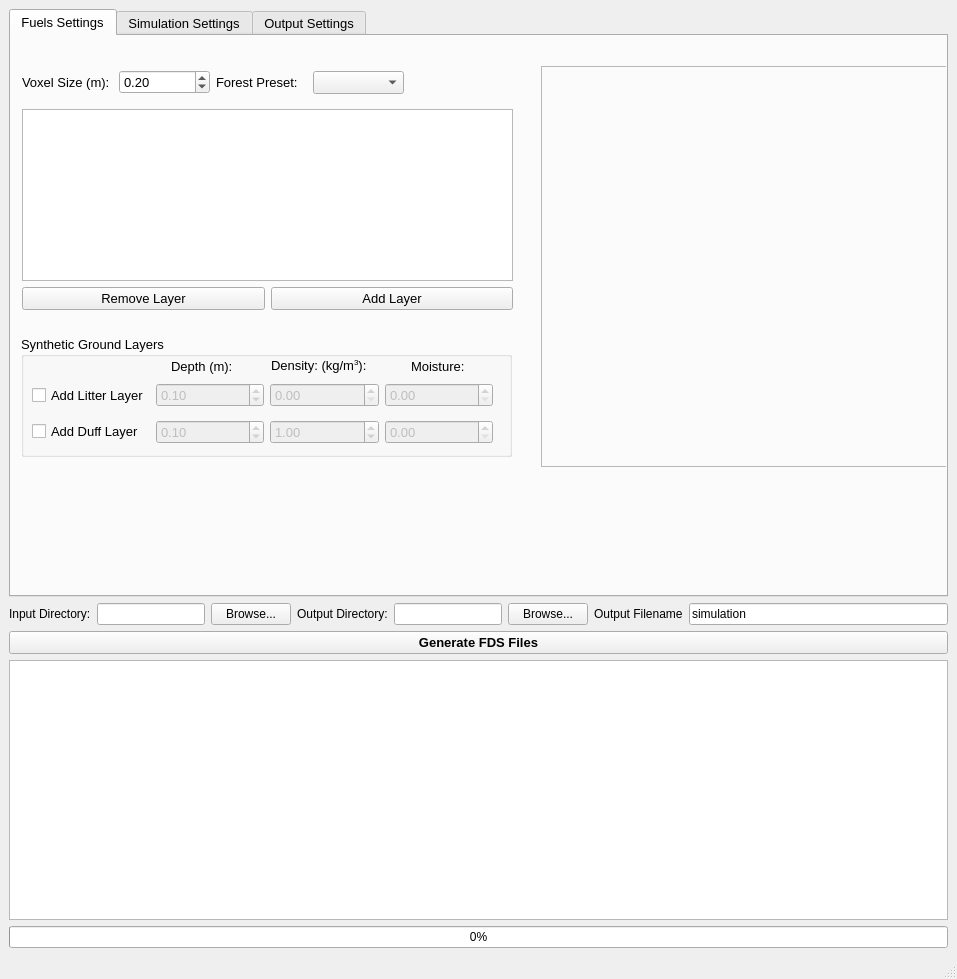
<?xml version="1.0" encoding="UTF-8"?>
<ui version="4.0">
 <class>MainWindow</class>
 <widget class="QMainWindow" name="MainWindow">
  <property name="geometry">
   <rect>
    <x>0</x>
    <y>0</y>
    <width>957</width>
    <height>979</height>
   </rect>
  </property>
  <property name="windowTitle">
   <string>MainWindow</string>
  </property>
  <widget class="QWidget" name="centralwidget">
   <layout class="QVBoxLayout" name="verticalLayout">
    <item>
     <widget class="QTabWidget" name="tabs">
      <property name="font">
       <font>
        <pointsize>10</pointsize>
       </font>
      </property>
      <property name="currentIndex">
       <number>0</number>
      </property>
      <widget class="QWidget" name="tab_fuels">
       <attribute name="title">
        <string>Fuels Settings</string>
       </attribute>
       <widget class="QWidget" name="layoutWidget">
        <property name="geometry">
         <rect>
          <x>11</x>
          <y>73</y>
          <width>491</width>
          <height>201</height>
         </rect>
        </property>
        <layout class="QVBoxLayout" name="verticalLayout_4">
         <item>
          <widget class="QTableWidget" name="table_fuel_layers">
           <property name="cursor" stdset="0">
            <cursorShape>ArrowCursor</cursorShape>
           </property>
          </widget>
         </item>
         <item>
          <layout class="QHBoxLayout" name="horizontalLayout_7">
           <item>
            <widget class="QPushButton" name="btn_remove_layer">
             <property name="cursor">
              <cursorShape>ArrowCursor</cursorShape>
             </property>
             <property name="text">
              <string>Remove Layer</string>
             </property>
            </widget>
           </item>
           <item>
            <widget class="QPushButton" name="btn_add_layer">
             <property name="cursor">
              <cursorShape>ArrowCursor</cursorShape>
             </property>
             <property name="text">
              <string>Add Layer</string>
             </property>
            </widget>
           </item>
          </layout>
         </item>
        </layout>
       </widget>
       <widget class="QGroupBox" name="group_synthetic_layers">
        <property name="geometry">
         <rect>
          <x>10</x>
          <y>300</y>
          <width>491</width>
          <height>121</height>
         </rect>
        </property>
        <property name="title">
         <string>Synthetic Ground Layers</string>
        </property>
        <widget class="QLabel" name="lbl_layer_depth">
         <property name="geometry">
          <rect>
           <x>150</x>
           <y>20</y>
           <width>101</width>
           <height>20</height>
          </rect>
         </property>
         <property name="text">
          <string>Depth (m):</string>
         </property>
        </widget>
        <widget class="QLabel" name="lbl_layer_bd">
         <property name="geometry">
          <rect>
           <x>250</x>
           <y>20</y>
           <width>101</width>
           <height>20</height>
          </rect>
         </property>
         <property name="text">
          <string>&lt;html&gt;&lt;head/&gt;&lt;body&gt;&lt;p&gt;Density: (kg/m&lt;span style=&quot; vertical-align:super;&quot;&gt;3&lt;/span&gt;):&lt;/p&gt;&lt;/body&gt;&lt;/html&gt;</string>
         </property>
        </widget>
        <widget class="QLabel" name="lbl_layer_moisture">
         <property name="geometry">
          <rect>
           <x>390</x>
           <y>20</y>
           <width>91</width>
           <height>20</height>
          </rect>
         </property>
         <property name="text">
          <string>Moisture:</string>
         </property>
        </widget>
        <widget class="QWidget" name="layoutWidget">
         <property name="geometry">
          <rect>
           <x>11</x>
           <y>40</y>
           <width>461</width>
           <height>75</height>
          </rect>
         </property>
         <layout class="QHBoxLayout" name="horizontalLayout_10">
          <item>
           <layout class="QVBoxLayout" name="verticalLayout_12">
            <item>
             <widget class="QCheckBox" name="check_litter">
              <property name="text">
               <string>Add Litter Layer</string>
              </property>
             </widget>
            </item>
            <item>
             <widget class="QCheckBox" name="check_duff">
              <property name="text">
               <string>Add Duff Layer</string>
              </property>
             </widget>
            </item>
           </layout>
          </item>
          <item>
           <layout class="QVBoxLayout" name="verticalLayout_13">
            <item>
             <widget class="QDoubleSpinBox" name="spin_litter_depth">
              <property name="enabled">
               <bool>false</bool>
              </property>
              <property name="maximum">
               <double>10.000000000000000</double>
              </property>
              <property name="singleStep">
               <double>0.100000000000000</double>
              </property>
              <property name="value">
               <double>0.100000000000000</double>
              </property>
             </widget>
            </item>
            <item>
             <widget class="QDoubleSpinBox" name="spin_duff_depth">
              <property name="enabled">
               <bool>false</bool>
              </property>
              <property name="maximum">
               <double>100.000000000000000</double>
              </property>
              <property name="singleStep">
               <double>0.100000000000000</double>
              </property>
              <property name="value">
               <double>0.100000000000000</double>
              </property>
             </widget>
            </item>
           </layout>
          </item>
          <item>
           <layout class="QVBoxLayout" name="verticalLayout_14">
            <item>
             <widget class="QDoubleSpinBox" name="spin_litter_bd">
              <property name="enabled">
               <bool>false</bool>
              </property>
              <property name="minimum">
               <double>0.000000000000000</double>
              </property>
              <property name="maximum">
               <double>1000.000000000000000</double>
              </property>
              <property name="singleStep">
               <double>1.000000000000000</double>
              </property>
             </widget>
            </item>
            <item>
             <widget class="QDoubleSpinBox" name="spin_duff_bd">
              <property name="enabled">
               <bool>false</bool>
              </property>
              <property name="maximum">
               <double>1000.000000000000000</double>
              </property>
              <property name="value">
               <double>1.000000000000000</double>
              </property>
             </widget>
            </item>
           </layout>
          </item>
          <item>
           <layout class="QVBoxLayout" name="verticalLayout_15">
            <item>
             <widget class="QDoubleSpinBox" name="spin_litter_moisture">
              <property name="enabled">
               <bool>false</bool>
              </property>
              <property name="maximum">
               <double>1.000000000000000</double>
              </property>
              <property name="singleStep">
               <double>0.050000000000000</double>
              </property>
             </widget>
            </item>
            <item>
             <widget class="QDoubleSpinBox" name="spin_duff_moisture">
              <property name="enabled">
               <bool>false</bool>
              </property>
              <property name="maximum">
               <double>1.000000000000000</double>
              </property>
              <property name="singleStep">
               <double>0.050000000000000</double>
              </property>
             </widget>
            </item>
           </layout>
          </item>
         </layout>
        </widget>
       </widget>
       <widget class="QFrame" name="frame">
        <property name="geometry">
         <rect>
          <x>530</x>
          <y>30</y>
          <width>421</width>
          <height>401</height>
         </rect>
        </property>
        <property name="frameShape">
         <enum>QFrame::Shape::StyledPanel</enum>
        </property>
        <property name="frameShadow">
         <enum>QFrame::Shadow::Raised</enum>
        </property>
        <widget class="QLabel" name="lbl_forest_schematic">
         <property name="geometry">
          <rect>
           <x>10</x>
           <y>0</y>
           <width>401</width>
           <height>401</height>
          </rect>
         </property>
         <property name="text">
          <string/>
         </property>
         <property name="scaledContents">
          <bool>true</bool>
         </property>
        </widget>
       </widget>
       <widget class="QWidget" name="">
        <property name="geometry">
         <rect>
          <x>11</x>
          <y>30</y>
          <width>382</width>
          <height>33</height>
         </rect>
        </property>
        <layout class="QHBoxLayout" name="horizontalLayout_5">
         <item>
          <layout class="QHBoxLayout" name="horizontalLayout_3">
           <item>
            <widget class="QLabel" name="lbl_voxel_size">
             <property name="text">
              <string>Voxel Size (m):</string>
             </property>
            </widget>
           </item>
           <item>
            <widget class="QDoubleSpinBox" name="spin_voxel_size">
             <property name="minimum">
              <double>0.050000000000000</double>
             </property>
             <property name="singleStep">
              <double>0.050000000000000</double>
             </property>
             <property name="value">
              <double>0.200000000000000</double>
             </property>
            </widget>
           </item>
          </layout>
         </item>
         <item>
          <layout class="QHBoxLayout" name="horizontalLayout_2">
           <item>
            <widget class="QLabel" name="lbl_preset">
             <property name="text">
              <string>Forest Preset:</string>
             </property>
            </widget>
           </item>
           <item>
            <widget class="QComboBox" name="combo_preset"/>
           </item>
          </layout>
         </item>
        </layout>
       </widget>
      </widget>
      <widget class="QWidget" name="tab_simulation">
       <attribute name="title">
        <string>Simulation Settings</string>
       </attribute>
       <widget class="QWidget" name="layoutWidget">
        <property name="geometry">
         <rect>
          <x>230</x>
          <y>370</y>
          <width>321</width>
          <height>30</height>
         </rect>
        </property>
        <layout class="QHBoxLayout" name="horizontalLayout_6">
         <item>
          <widget class="QLabel" name="lbl_simulation_time">
           <property name="font">
            <font>
             <pointsize>10</pointsize>
             <bold>true</bold>
            </font>
           </property>
           <property name="text">
            <string>Simulation Time (s):</string>
           </property>
          </widget>
         </item>
         <item>
          <widget class="QDoubleSpinBox" name="spin_sim_time">
           <property name="maximum">
            <double>10000.000000000000000</double>
           </property>
           <property name="value">
            <double>300.000000000000000</double>
           </property>
          </widget>
         </item>
        </layout>
       </widget>
       <widget class="QGroupBox" name="groupBox_2">
        <property name="geometry">
         <rect>
          <x>0</x>
          <y>10</y>
          <width>361</width>
          <height>161</height>
         </rect>
        </property>
        <property name="font">
         <font>
          <pointsize>10</pointsize>
          <bold>false</bold>
         </font>
        </property>
        <property name="title">
         <string>Wind</string>
        </property>
        <widget class="QWidget" name="formLayoutWidget_3">
         <property name="geometry">
          <rect>
           <x>20</x>
           <y>30</y>
           <width>272</width>
           <height>111</height>
          </rect>
         </property>
         <layout class="QFormLayout" name="formLayout_3">
          <item row="0" column="0">
           <widget class="QLabel" name="lbl_wind_dev_time">
            <property name="text">
             <string>Wind Dev Time (s):</string>
            </property>
           </widget>
          </item>
          <item row="0" column="1">
           <widget class="QDoubleSpinBox" name="spin_wind_dev">
            <property name="maximum">
             <double>10000.000000000000000</double>
            </property>
            <property name="value">
             <double>15.000000000000000</double>
            </property>
           </widget>
          </item>
          <item row="1" column="0">
           <widget class="QLabel" name="lbl_wind_dir">
            <property name="text">
             <string>Wind Direction (º):</string>
            </property>
           </widget>
          </item>
          <item row="1" column="1">
           <widget class="QDoubleSpinBox" name="spin_wind_dir">
            <property name="maximum">
             <double>360.000000000000000</double>
            </property>
            <property name="value">
             <double>0.000000000000000</double>
            </property>
           </widget>
          </item>
          <item row="2" column="0">
           <widget class="QLabel" name="lbl_wind_speed">
            <property name="text">
             <string>Wind Speed (m/s):</string>
            </property>
           </widget>
          </item>
          <item row="2" column="1">
           <widget class="QDoubleSpinBox" name="spin_wind_speed">
            <property name="maximum">
             <double>100.000000000000000</double>
            </property>
            <property name="value">
             <double>5.000000000000000</double>
            </property>
           </widget>
          </item>
         </layout>
        </widget>
       </widget>
       <widget class="QGroupBox" name="groupBox_3">
        <property name="geometry">
         <rect>
          <x>0</x>
          <y>200</y>
          <width>361</width>
          <height>141</height>
         </rect>
        </property>
        <property name="title">
         <string>Atmosphere</string>
        </property>
        <widget class="QWidget" name="formLayoutWidget_4">
         <property name="geometry">
          <rect>
           <x>20</x>
           <y>30</y>
           <width>331</width>
           <height>80</height>
          </rect>
         </property>
         <layout class="QFormLayout" name="formLayout_4">
          <item row="0" column="0">
           <widget class="QLabel" name="lbl_obukhov">
            <property name="text">
             <string>Obukhov Length (L)</string>
            </property>
           </widget>
          </item>
          <item row="0" column="1">
           <widget class="QDoubleSpinBox" name="spin_obukhov">
            <property name="minimum">
             <double>-500.000000000000000</double>
            </property>
            <property name="maximum">
             <double>1000000.000000000000000</double>
            </property>
            <property name="singleStep">
             <double>50.000000000000000</double>
            </property>
            <property name="value">
             <double>-350.000000000000000</double>
            </property>
           </widget>
          </item>
          <item row="1" column="0">
           <widget class="QLabel" name="lbl_z0">
            <property name="text">
             <string>&lt;html&gt;&lt;head/&gt;&lt;body&gt;&lt;p&gt;Aero Roughness Length (z&lt;span style=&quot; vertical-align:sub;&quot;&gt;0&lt;/span&gt;)&lt;/p&gt;&lt;/body&gt;&lt;/html&gt;</string>
            </property>
           </widget>
          </item>
          <item row="1" column="1">
           <widget class="QDoubleSpinBox" name="spin_z0">
            <property name="minimum">
             <double>0.000000000000000</double>
            </property>
            <property name="maximum">
             <double>5.000000000000000</double>
            </property>
            <property name="singleStep">
             <double>0.100000000000000</double>
            </property>
            <property name="value">
             <double>0.500000000000000</double>
            </property>
           </widget>
          </item>
         </layout>
        </widget>
       </widget>
       <widget class="QGroupBox" name="groupBox_4">
        <property name="geometry">
         <rect>
          <x>390</x>
          <y>10</y>
          <width>421</width>
          <height>181</height>
         </rect>
        </property>
        <property name="font">
         <font>
          <pointsize>10</pointsize>
          <bold>false</bold>
         </font>
        </property>
        <property name="title">
         <string>Ignition</string>
        </property>
        <widget class="QWidget" name="formLayoutWidget_5">
         <property name="geometry">
          <rect>
           <x>20</x>
           <y>30</y>
           <width>395</width>
           <height>141</height>
          </rect>
         </property>
         <layout class="QFormLayout" name="formLayout_5">
          <item row="0" column="0">
           <widget class="QLabel" name="lbl_hrrpua">
            <property name="text">
             <string>&lt;html&gt;&lt;head/&gt;&lt;body&gt;&lt;p&gt;Initial HRRPUA (kW/m&lt;span style=&quot; vertical-align:super;&quot;&gt;2&lt;/span&gt;)&lt;/p&gt;&lt;/body&gt;&lt;/html&gt;</string>
            </property>
           </widget>
          </item>
          <item row="0" column="1">
           <widget class="QDoubleSpinBox" name="spin_hrrpua">
            <property name="maximum">
             <double>10000.000000000000000</double>
            </property>
            <property name="value">
             <double>500.000000000000000</double>
            </property>
           </widget>
          </item>
          <item row="1" column="0">
           <widget class="QLabel" name="lbl_ign_duration">
            <property name="text">
             <string>Ignition Duration (s)</string>
            </property>
           </widget>
          </item>
          <item row="1" column="1">
           <widget class="QDoubleSpinBox" name="spin_ign_duration">
            <property name="maximum">
             <double>10000.000000000000000</double>
            </property>
            <property name="value">
             <double>30.000000000000000</double>
            </property>
           </widget>
          </item>
          <item row="2" column="0">
           <widget class="QLabel" name="lbl_vent_width">
            <property name="text">
             <string>Ignition Width (m)</string>
            </property>
           </widget>
          </item>
          <item row="2" column="1">
           <widget class="QDoubleSpinBox" name="spin_vent_width">
            <property name="minimum">
             <double>0.100000000000000</double>
            </property>
            <property name="maximum">
             <double>100.000000000000000</double>
            </property>
            <property name="value">
             <double>1.000000000000000</double>
            </property>
           </widget>
          </item>
          <item row="3" column="0">
           <widget class="QLabel" name="lbl_ign_pattern">
            <property name="text">
             <string>Ignition Pattern</string>
            </property>
           </widget>
          </item>
          <item row="3" column="1">
           <widget class="QComboBox" name="combo_ign_pattern">
            <item>
             <property name="text">
              <string>Line: North Edge (y_max)</string>
             </property>
            </item>
            <item>
             <property name="text">
              <string>Line: East Edge (x_max)</string>
             </property>
            </item>
            <item>
             <property name="text">
              <string>Line: South Edge (y_min)</string>
             </property>
            </item>
            <item>
             <property name="text">
              <string>Line: West Edge (x_min)</string>
             </property>
            </item>
            <item>
             <property name="text">
              <string>Point: North-East Corner</string>
             </property>
            </item>
            <item>
             <property name="text">
              <string>Point: South-East Corner</string>
             </property>
            </item>
            <item>
             <property name="text">
              <string>Point: South-West Corner</string>
             </property>
            </item>
            <item>
             <property name="text">
              <string>Point: North-West Corner</string>
             </property>
            </item>
           </widget>
          </item>
         </layout>
        </widget>
       </widget>
       <widget class="QGroupBox" name="groupBox_5">
        <property name="geometry">
         <rect>
          <x>380</x>
          <y>200</y>
          <width>431</width>
          <height>141</height>
         </rect>
        </property>
        <property name="font">
         <font>
          <pointsize>10</pointsize>
          <bold>false</bold>
         </font>
        </property>
        <property name="title">
         <string>Embers</string>
        </property>
        <widget class="QWidget" name="layoutWidget">
         <property name="geometry">
          <rect>
           <x>9</x>
           <y>30</y>
           <width>411</width>
           <height>103</height>
          </rect>
         </property>
         <layout class="QVBoxLayout" name="verticalLayout_11">
          <item>
           <widget class="QCheckBox" name="check_track_embers">
            <property name="text">
             <string>Track Embers (Computes firebrand trajectories)</string>
            </property>
           </widget>
          </item>
          <item>
           <layout class="QHBoxLayout" name="horizontalLayout_8">
            <item>
             <layout class="QVBoxLayout" name="verticalLayout_8">
              <item>
               <widget class="QLabel" name="lbl_ember_density">
                <property name="text">
                 <string>&lt;html&gt;&lt;head/&gt;&lt;body&gt;&lt;p&gt;Ember Density Threshold (kg/m&lt;span style=&quot; vertical-align:super;&quot;&gt;3&lt;/span&gt;)&lt;/p&gt;&lt;/body&gt;&lt;/html&gt;</string>
                </property>
               </widget>
              </item>
              <item>
               <widget class="QLabel" name="lbl_ember_velocity">
                <property name="text">
                 <string>&lt;html&gt;&lt;head/&gt;&lt;body&gt;&lt;p&gt;Ember Velocity Threshold (m/s)&lt;/p&gt;&lt;/body&gt;&lt;/html&gt;</string>
                </property>
               </widget>
              </item>
             </layout>
            </item>
            <item>
             <layout class="QVBoxLayout" name="verticalLayout_10">
              <item>
               <widget class="QDoubleSpinBox" name="spin_ember_density">
                <property name="minimum">
                 <double>0.000000000000000</double>
                </property>
                <property name="maximum">
                 <double>100.000000000000000</double>
                </property>
                <property name="singleStep">
                 <double>0.500000000000000</double>
                </property>
                <property name="value">
                 <double>62.500000000000000</double>
                </property>
               </widget>
              </item>
              <item>
               <widget class="QDoubleSpinBox" name="spin_ember_velocity">
                <property name="minimum">
                 <double>0.000000000000000</double>
                </property>
                <property name="maximum">
                 <double>100.000000000000000</double>
                </property>
                <property name="singleStep">
                 <double>0.100000000000000</double>
                </property>
                <property name="value">
                 <double>0.000000000000000</double>
                </property>
               </widget>
              </item>
             </layout>
            </item>
           </layout>
          </item>
         </layout>
        </widget>
       </widget>
      </widget>
      <widget class="QWidget" name="tab_outputs">
       <attribute name="title">
        <string>Output Settings</string>
       </attribute>
       <widget class="QWidget" name="verticalLayoutWidget">
        <property name="geometry">
         <rect>
          <x>570</x>
          <y>10</y>
          <width>379</width>
          <height>165</height>
         </rect>
        </property>
        <layout class="QVBoxLayout" name="verticalLayout_16">
         <item>
          <widget class="QCheckBox" name="check_out_biomass">
           <property name="text">
            <string>Dry Biomass (For Consumption / % burnt)</string>
           </property>
           <property name="checked">
            <bool>true</bool>
           </property>
          </widget>
         </item>
         <item>
          <widget class="QCheckBox" name="check_out_hrrpua">
           <property name="text">
            <string>Surface Heat Release Rate (HRRPUA Boundary)</string>
           </property>
           <property name="checked">
            <bool>true</bool>
           </property>
          </widget>
         </item>
         <item>
          <widget class="QCheckBox" name="check_out_flame">
           <property name="text">
            <string>Volumetric HRR (For Flame Height Slices)</string>
           </property>
           <property name="checked">
            <bool>true</bool>
           </property>
          </widget>
         </item>
         <item>
          <widget class="QCheckBox" name="check_out_temp">
           <property name="text">
            <string>Gas Temperature (Mid-Plane Slices)</string>
           </property>
           <property name="checked">
            <bool>true</bool>
           </property>
          </widget>
         </item>
         <item>
          <widget class="QCheckBox" name="check_out_wind">
           <property name="text">
            <string>Wind Velocity (Mid-Plane Slices)</string>
           </property>
           <property name="checked">
            <bool>true</bool>
           </property>
          </widget>
         </item>
        </layout>
       </widget>
       <widget class="QGroupBox" name="groupBox">
        <property name="geometry">
         <rect>
          <x>40</x>
          <y>50</y>
          <width>321</width>
          <height>221</height>
         </rect>
        </property>
        <property name="title">
         <string>Domain Padding and Mesh Alignment</string>
        </property>
        <widget class="QWidget" name="formLayoutWidget">
         <property name="geometry">
          <rect>
           <x>20</x>
           <y>30</y>
           <width>277</width>
           <height>171</height>
          </rect>
         </property>
         <layout class="QFormLayout" name="formLayout">
          <item row="0" column="0">
           <widget class="QLabel" name="lbl_lateral_pad">
            <property name="text">
             <string>Lateral Padding (m)</string>
            </property>
           </widget>
          </item>
          <item row="0" column="1">
           <widget class="QDoubleSpinBox" name="spin_lateral_pad">
            <property name="maximum">
             <double>10000.000000000000000</double>
            </property>
            <property name="singleStep">
             <double>0.200000000000000</double>
            </property>
            <property name="value">
             <double>10.000000000000000</double>
            </property>
           </widget>
          </item>
          <item row="1" column="0">
           <widget class="QLabel" name="lbl_top_pad">
            <property name="text">
             <string>Top Padding (m)</string>
            </property>
           </widget>
          </item>
          <item row="1" column="1">
           <widget class="QDoubleSpinBox" name="spin_top_pad">
            <property name="maximum">
             <double>10000.000000000000000</double>
            </property>
            <property name="singleStep">
             <double>0.200000000000000</double>
            </property>
            <property name="value">
             <double>20.000000000000000</double>
            </property>
           </widget>
          </item>
          <item row="2" column="0">
           <widget class="QLabel" name="lbl_sky_mult">
            <property name="text">
             <string>Sky Mesh Coarseness</string>
            </property>
           </widget>
          </item>
          <item row="2" column="1">
           <widget class="QComboBox" name="combo_sky_mult">
            <item>
             <property name="text">
              <string>2x</string>
             </property>
            </item>
            <item>
             <property name="text">
              <string>3x</string>
             </property>
            </item>
            <item>
             <property name="text">
              <string>4x</string>
             </property>
            </item>
           </widget>
          </item>
          <item row="3" column="0">
           <widget class="QLabel" name="lbl_mpi_x">
            <property name="text">
             <string>&lt;html&gt;&lt;head/&gt;&lt;body&gt;&lt;p&gt;Core MPI Processes (X)&lt;/p&gt;&lt;/body&gt;&lt;/html&gt;</string>
            </property>
           </widget>
          </item>
          <item row="3" column="1">
           <widget class="QSpinBox" name="spin_mpi_x">
            <property name="maximum">
             <number>64</number>
            </property>
            <property name="value">
             <number>2</number>
            </property>
           </widget>
          </item>
          <item row="4" column="0">
           <widget class="QLabel" name="lbl_mpi_y">
            <property name="text">
             <string>&lt;html&gt;&lt;head/&gt;&lt;body&gt;&lt;p&gt;Core MPI Processes (Y)&lt;/p&gt;&lt;/body&gt;&lt;/html&gt;</string>
            </property>
           </widget>
          </item>
          <item row="4" column="1">
           <widget class="QSpinBox" name="spin_mpi_y">
            <property name="maximum">
             <number>64</number>
            </property>
            <property name="value">
             <number>3</number>
            </property>
           </widget>
          </item>
         </layout>
        </widget>
       </widget>
      </widget>
     </widget>
    </item>
    <item>
     <layout class="QHBoxLayout" name="horizontalLayout">
      <item>
       <layout class="QHBoxLayout" name="horizontalLayout_4">
        <item>
         <layout class="QHBoxLayout" name="horizontalLayout_11">
          <item>
           <widget class="QLabel" name="lbl_input_dir">
            <property name="text">
             <string>Input Directory:</string>
            </property>
           </widget>
          </item>
          <item>
           <widget class="QLineEdit" name="line_input_dir"/>
          </item>
          <item>
           <widget class="QPushButton" name="btn_browse_input">
            <property name="cursor">
             <cursorShape>ArrowCursor</cursorShape>
            </property>
            <property name="text">
             <string>Browse...</string>
            </property>
           </widget>
          </item>
         </layout>
        </item>
        <item>
         <widget class="QLabel" name="lbl_output_dir">
          <property name="text">
           <string>Output Directory:</string>
          </property>
         </widget>
        </item>
        <item>
         <widget class="QLineEdit" name="line_output_dir"/>
        </item>
        <item>
         <widget class="QPushButton" name="btn_browse_output">
          <property name="text">
           <string>Browse...</string>
          </property>
         </widget>
        </item>
       </layout>
      </item>
      <item>
       <layout class="QHBoxLayout" name="horizontalLayout_9">
        <item>
         <widget class="QLabel" name="lbl_output_name">
          <property name="text">
           <string>Output Filename</string>
          </property>
         </widget>
        </item>
        <item>
         <widget class="QLineEdit" name="line_output_name">
          <property name="text">
           <string>simulation</string>
          </property>
         </widget>
        </item>
       </layout>
      </item>
     </layout>
    </item>
    <item>
     <widget class="QPushButton" name="btn_generate">
      <property name="maximumSize">
       <size>
        <width>16777215</width>
        <height>16777215</height>
       </size>
      </property>
      <property name="font">
       <font>
        <family>Segoe UI</family>
        <pointsize>10</pointsize>
        <bold>true</bold>
       </font>
      </property>
      <property name="text">
       <string>Generate FDS Files</string>
      </property>
     </widget>
    </item>
    <item>
     <widget class="QTextEdit" name="text_console">
      <property name="enabled">
       <bool>true</bool>
      </property>
      <property name="maximumSize">
       <size>
        <width>16777215</width>
        <height>260</height>
       </size>
      </property>
     </widget>
    </item>
    <item>
     <widget class="QProgressBar" name="progress_bar">
      <property name="value">
       <number>0</number>
      </property>
     </widget>
    </item>
   </layout>
  </widget>
  <widget class="QMenuBar" name="menubar">
   <property name="geometry">
    <rect>
     <x>0</x>
     <y>0</y>
     <width>957</width>
     <height>26</height>
    </rect>
   </property>
  </widget>
  <widget class="QStatusBar" name="statusbar"/>
 </widget>
 <resources/>
 <connections/>
</ui>
